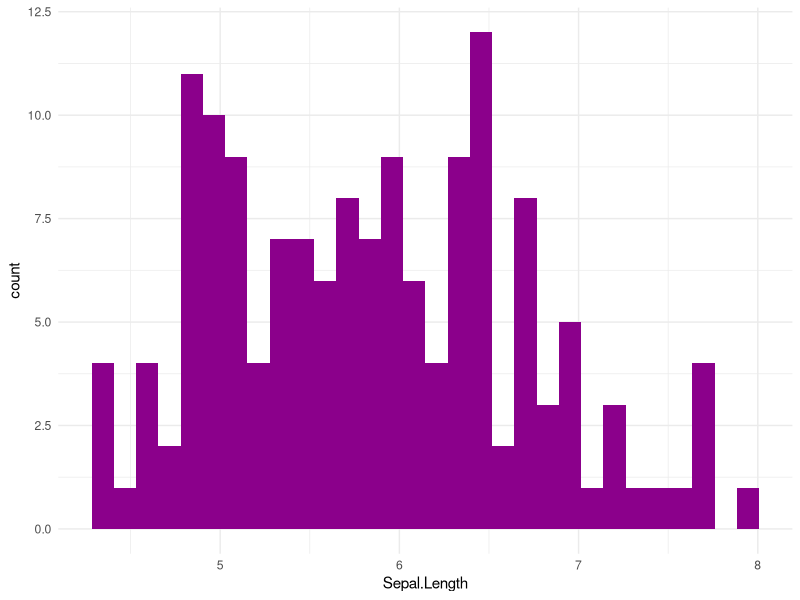

R code for this plot:
## ---- chunk 1
knitr::opts_chunk$set(echo = TRUE)
library(tidyverse)
## ---- chunk 2
col <- colors()
## ---- chunk 3
ggplot(iris, aes(x=Sepal.Length)) +
  geom_histogram(fill=col[84]) +
  theme_minimal()
